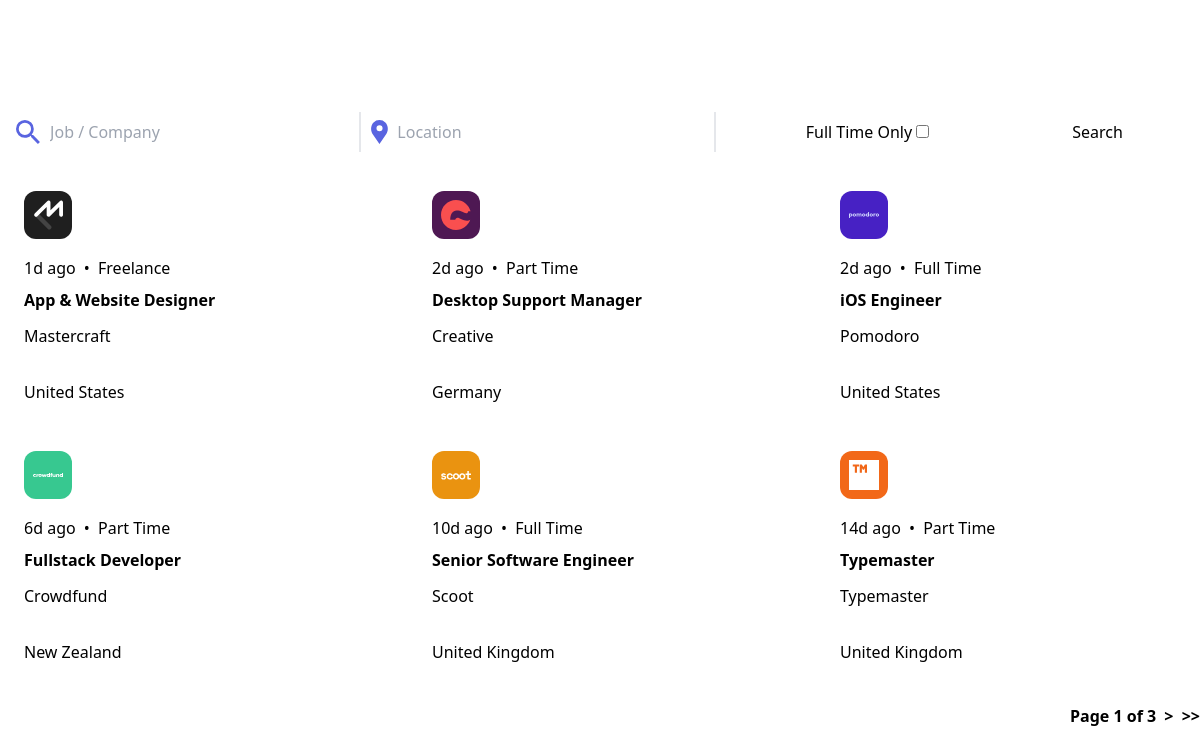
The page / on the database its author committed.
### jobs/models.py (models this page shows, shortened)
class Job(models.Model):
  uuid = models.UUIDField(primary_key=True, default=uuid.uuid4)
  position = models.CharField(max_length=255, blank=False)
  posted_at = models.DateField()
  contract = models.CharField(max_length=255, choices=CONTRACT_TYPES, verbose_name="Contract type",default="full_time")
  location = models.CharField(max_length=255, verbose_name="Job location", blank=False)
  company = models.ForeignKey(Company, on_delete=models.CASCADE, related_name="jobs")
  apply = models.URLField(max_length=255, verbose_name="Application URL", blank=False)
  description = CKEditor5Field('Job description', config_name='extends', blank=False)
  requirements = CKEditor5Field('Job requirements', config_name='extends', blank=False)
  role = CKEditor5Field('Role details', config_name='extends', blank=False)

class Company(models.Model):
  class Meta:
    verbose_name_plural = "companies"
  uuid = models.UUIDField(primary_key=True, default=uuid.uuid4)
  company_name = models.CharField(max_length=255)
  logo = models.FileField(upload_to='logos/')
  company_color = models.CharField(
        max_length=7,
        validators=[
            RegexValidator(
                regex='^#[0-9A-Fa-f]{6}$',
                message='Hex value must be in the format #XXXXXX',
                code='invalid_hex_value'
            )
        ]
    )
  website = models.URLField(max_length=255)

### jobs/views.py (the view)
# urls.py: path("", JobsList.as_view(), name='job-list'),
class JobsList(ListView):
  template_name = "jobs/jobsIndex.html"
  model = Job
  context_object_name = 'jobs'
  paginate_by = 6
  def get_queryset(self):
    queryset = Job.objects.all().order_by('-posted_at')
    for job in queryset:
      delta = timezone.now().date() - job.posted_at
      job.delta_days = delta.days
    return queryset

### templates/jobs/jobsIndex.html (shortened to what this page needs)
{% extends "base.html" %}
{% block content %}
  {% include "jobs/partials/searchBar.html" %}
  {% include "jobs/partials/jobsList.html" %}
  <div class="flex justify-center md:justify-end mt-4 mb-6 text-violet font-semibold">
    <span>
      <span>Page {{ page_obj.number }} of {{ page_obj.paginator.num_pages }}</span>
      {% if page_obj.has_next %}
        <a class="mx-1" href="?page={{ page_obj.next_page_number }}">></a>
        <a href="?page={{ page_obj.paginator.num_pages }}">>></a>
      {% endif %}
    </span>
  </div>
{% endblock content %}

### templates/jobs/partials/jobsList.html
{% if jobs %}
  <ul class="grid grid-cols-1 md:grid-cols-2 lg:grid-cols-3 gap-x-6 gap-y-12 mt-8">
    {% for job in jobs %}
      <li class="col-span-1 relative flex flex-col p-6 rounded-lg bg-white dark:bg-veryDarkBlue">
        <div style="background-color:{{ job.company.company_color }}"
             class="absolute top-[-25px] left-6 h-12 w-12 flex justify-center items-center rounded-xl">
          <img src="/media/{{ job.company.logo }}"
               alt="{{ job.company.company_name }} logo"
               width="30"
               height="30">
        </div>
        {% if job.delta_days == 0 %}
          <p class="pt-4">
            Today <span class="mx-1">•</span> {{ job.get_contract_display }}
          </p>
        {% else %}
          <p class="pt-4">
            {{ job.delta_days }}d ago <span class="mx-1">•</span> {{ job.get_contract_display }}
          </p>
        {% endif %}
        <a href="{% url 'job' job.uuid %}">
          <h2 class="mt-2 mb-1 text-black dark:text-white font-semibold hover:text-darkGrey">{{ job.position }}</h2>
        </a>
        <p class="mt-2">{{ job.company.company_name }}</p>
        <p class="mt-8 text-violet">{{ job.location }}</p>
      </li>
    {% endfor %}
  </ul>
{% else %}
  <p class="mt-4 text-xl">No results found</p>
{% endif %}

### rows shown on the page
Job: company.logo (picture), delta_days "1", contract "Freelance", position "App & Website Designer", company.company_name "Mastercraft", location "United States"
Job: company.logo (picture), delta_days "2", contract "Part Time", position "Desktop Support Manager", company.company_name "Creative", location "Germany"
Job: company.logo (picture), delta_days "2", contract "Full Time", position "iOS Engineer", company.company_name "Pomodoro", location "United States"
Job: company.logo (picture), delta_days "6", contract "Part Time", position "Fullstack Developer", company.company_name "Crowdfund", location "New Zealand"
Job: company.logo (picture), delta_days "10", contract "Full Time", position "Senior Software Engineer", company.company_name "Scoot", location "United Kingdom"
Job: company.logo (picture), delta_days "14", contract "Part Time", position "Typemaster", company.company_name "Typemaster", location "United Kingdom"

### other values the page prints
{{ page_obj.number }} "1"
{{ page_obj.paginator.num_pages }} "3"
